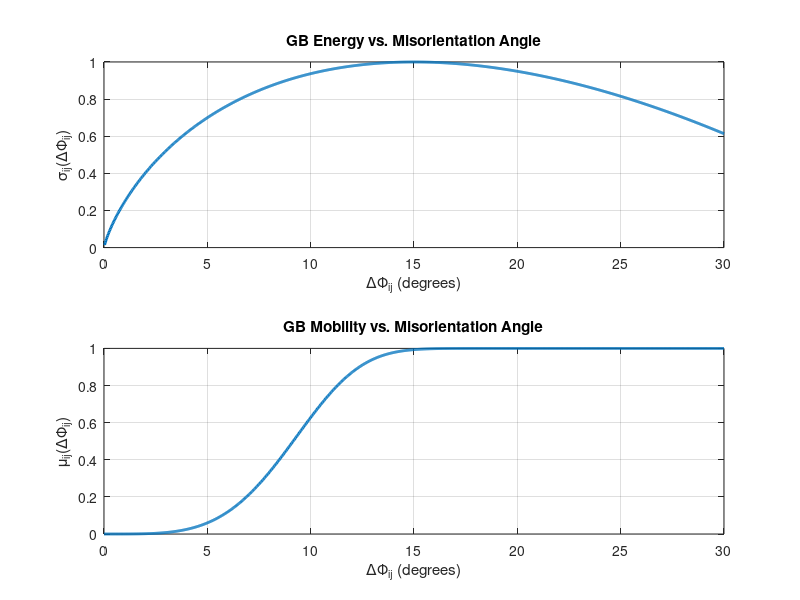

Write MATLAB code to recreate this figure.
close all
clear 
clc

% 参数设定
sigma_HGB = 1; % 高角度GB能量
mu_HGB = 1; % 高角度GB迁移率
deltaPhi_HGB = 15; % 高角度GB的转变角度
B = 5; % Sigmoidal函数的调整参数
n = 4;

% 定义错取向角度范围
deltaPhi = linspace(0, 30, 1000);

% 计算Read-Shockley GB能量
sigma_ij = sigma_HGB .* (deltaPhi / deltaPhi_HGB) .* (1 - log(deltaPhi / deltaPhi_HGB));

% 计算Sigmoidal GB迁移率
mu_ij = mu_HGB .* (1 - exp(-B * (deltaPhi ./ deltaPhi_HGB).^n));

% 绘制GB能量
figure;
subplot(2,1,1);
plot(deltaPhi, sigma_ij, 'LineWidth', 2);
title('GB Energy vs. Misorientation Angle');
xlabel('\Delta\Phi_{ij} (degrees)');
ylabel('\sigma_{ij}(\Delta\Phi_{ij})');
grid on;

% 绘制GB迁移率
subplot(2,1,2);
plot(deltaPhi, mu_ij, 'LineWidth', 2);
title('GB Mobility vs. Misorientation Angle');
xlabel('\Delta\Phi_{ij} (degrees)');
ylabel('\mu_{ij}(\Delta\Phi_{ij})');
grid on;

% E:\Github\MyRhinoLab\scripts\p23-GNSNi-AGG-2024\simulations\sim21_function.m

% (1 - exp(-B * (30 ./ 15).^n))
